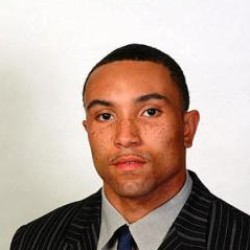
#> input picture img/dataset1/trainingset/Alan_Zemaitis_0001.jpg, 250 x 250 px, found by its file name; its folder holds only this picture in this run
$ jupyter execute --allow-errors Untitled1.ipynb
#> lines starting #> are read from the running program, lines starting #| are printed output that depends on the picture
[cell 1]
import os
import numpy as np
import skimage.io
from skimage.color import rgb2gray
from skimage.feature import hog
from skimage.transform import resize
from sklearn.svm import SVC
from sklearn.metrics import classification_report

directory_train = '/Users/julesdupont/TIPE/img/dataset1/trainingset'
directory_test = '/Users/julesdupont/TIPE/img/dataset1/testset'

# Chargement des données
y_train = [True]*21 + [False]*42
y_test = [True]*3 + [False]*3

hog_features_train = []
for file in os.listdir(directory_train):
    if file.endswith('.jpg'):
        image = skimage.io.imread(os.path.join(directory_train, file))
#> image is the input picture: shape (250, 250, 3); mean R, G, B 187.2, 167.7, 157.5
        image_resized = resize(image, (128, 128), anti_aliasing=True)
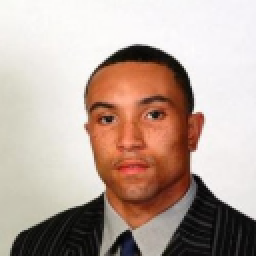
#> image_resized: shape (128, 128, 3) float64 (shown 2 times larger); mean R, G, B 0.734, 0.658, 0.618
        image_resized_gray = rgb2gray(image_resized)
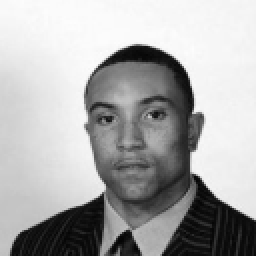
#> image_resized_gray: shape (128, 128) float64 (shown 2 times larger); min 0.0171, max 0.994, mean 0.671
        fd = hog(image_resized_gray, orientations=9, pixels_per_cell=(8, 8),cells_per_block=(2, 2))
#> fd = 8100 values, max 0.942 at index 1289, min 0 at index 18, mean 0.119
        hog_features_train.append(fd)

hog_features_test = []
#> (the rest of this cell did not finish here and is left out)

$ run again, on img/dataset1/trainingset/Bob_Beauprez_0002.jpg
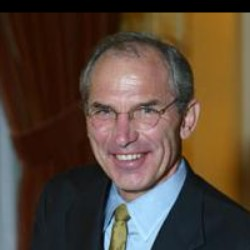
#> input picture img/dataset1/trainingset/Bob_Beauprez_0002.jpg, 250 x 250 px, found by its file name
#> image is the input picture: shape (250, 250, 3); mean R, G, B 86.4, 69.1, 55.2
#> `image_resized = resize(image, (128, 128), anti_aliasing=True)`:
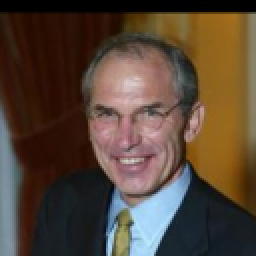
#> image_resized: shape (128, 128, 3) float64 (shown 2 times larger); mean R, G, B 0.339, 0.271, 0.217
#> `image_resized_gray = rgb2gray(image_resized)`:
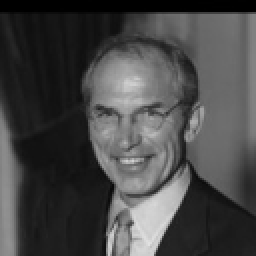
#> image_resized_gray: shape (128, 128) float64 (shown 2 times larger); min 0, max 0.886, mean 0.282
#> fd = 8100 values, max 0.689 at index 472, min 0 at index 1, mean 0.112

$ run again, on img/dataset1/trainingset/Camille_Colvin_0001.jpg
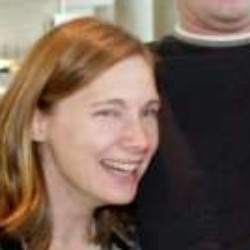
#> input picture img/dataset1/trainingset/Camille_Colvin_0001.jpg, 250 x 250 px, found by its file name
#> image is the input picture: shape (250, 250, 3); mean R, G, B 116.4, 95.3, 81.8
#> `image_resized_gray = rgb2gray(image_resized)`:
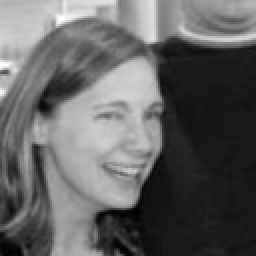
#> image_resized_gray: shape (128, 128) float64 (shown 2 times larger); min 0.00607, max 0.992, mean 0.387
#> fd = 8100 values, max 0.632 at index 2092, min 0 at index 8, mean 0.119

$ run again, on img/dataset1/trainingset/Carlo_Azeglio_Ciampi_0001.jpg
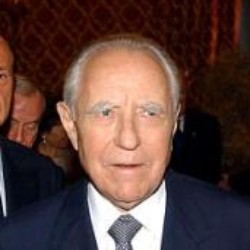
#> input picture img/dataset1/trainingset/Carlo_Azeglio_Ciampi_0001.jpg, 250 x 250 px, found by its file name
#> image is the input picture: shape (250, 250, 3); mean R, G, B 90.2, 64.5, 59.1
#> `image_resized = resize(image, (128, 128), anti_aliasing=True)`:
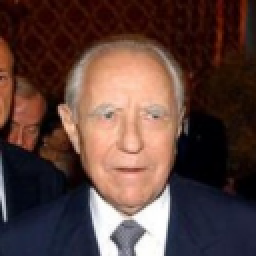
#> image_resized: shape (128, 128, 3) float64 (shown 2 times larger); mean R, G, B 0.354, 0.253, 0.232
#> `image_resized_gray = rgb2gray(image_resized)`:
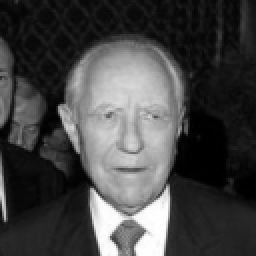
#> image_resized_gray: shape (128, 128) float64 (shown 2 times larger); min 3.02e-07, max 1, mean 0.273
#> fd = 8100 values, max 0.693 at index 7920, min 0 at index 1, mean 0.124

$ run again, on img/dataset1/trainingset/Ali_Abbas_0002.jpg
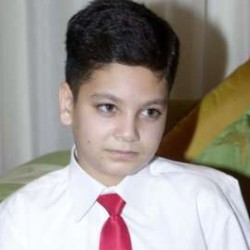
#> input picture img/dataset1/trainingset/Ali_Abbas_0002.jpg, 250 x 250 px, found by its file name
#> image is the input picture: shape (250, 250, 3); mean R, G, B 157.2, 150, 144.4
#> `image_resized_gray = rgb2gray(image_resized)`:
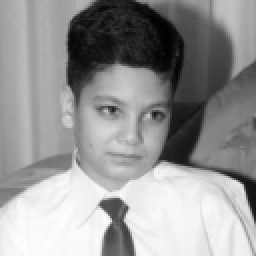
#> image_resized_gray: shape (128, 128) float64 (shown 2 times larger); min 0.00302, max 0.996, mean 0.593
#> fd = 8100 values, max 0.548 at index 7749, min 0 at index 3, mean 0.114
